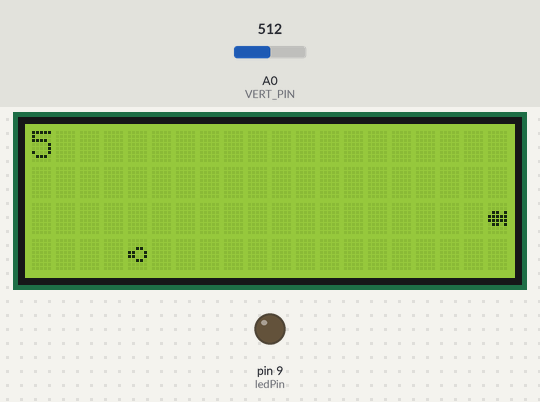
Bench run of a sketch on a simulated Arduino Uno, built with avr-gcc and run on an emulated ATmega328P. Parts: 20×4 character LCD, output pins drawn as LEDs (lit = HIGH). The inputs (shaded band) are chosen by the test bench; at power-on: A0 (VERT_PIN) = 512. Random numbers use the default seed unless the sketch sets one. At 6.1 s the program stops and its outputs stay as they are.

Above: at 3.2 s.
3.3 s: A0 (VERT_PIN) set to 710
At 3.48 s:
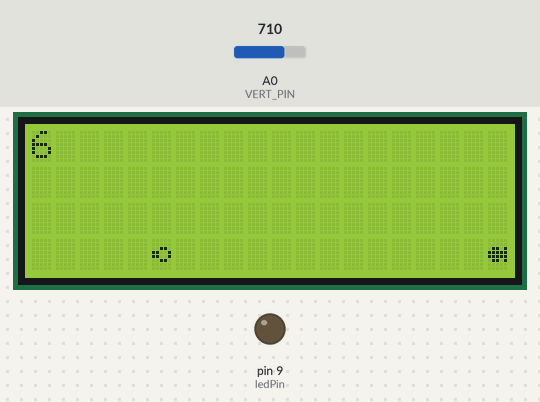
At 6.7 s:
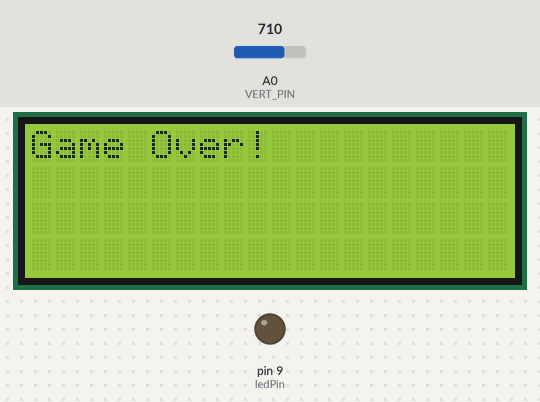
Timing chart, 0 to 7.6 s (numbered marks = the images above; inputs shaded):
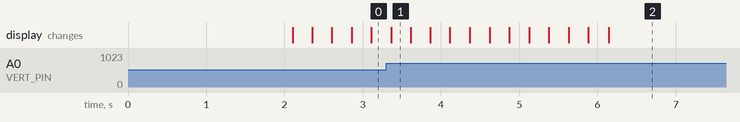

The sketch:

game.ino
```cpp
#include <LiquidCrystal_I2C.h>

#define I2C_ADDR 0x27
#define LCD_COLUMNS 20
#define LCD_LINES 4
LiquidCrystal_I2C lcd(I2C_ADDR, LCD_COLUMNS, LCD_LINES);

#define VERT_PIN A0
#define SEL_PIN 2


const int ledPin = 9;
const int buttonPin = 3;


byte carChar[] = {
  B00000,
  B00000,
  B01101,
  B11111,
  B11111,
  B01101,
  B00000,
  B00000
};

byte boxChar[] = {
  B00000,
  B00000,
  B00110,
  B11001,
  B11001,
  B00110,
  B00000,
  B00000
};


int score = 0;

int carPos = LCD_LINES / 2;
char obstacles[LCD_LINES][LCD_COLUMNS];
char displayBuffer[LCD_LINES][LCD_COLUMNS];

void setup() {
  lcd.init();
  lcd.createChar(0, carChar);
  lcd.createChar(1, boxChar);
  lcd.backlight();

  pinMode(VERT_PIN, INPUT);
  pinMode(SEL_PIN, INPUT_PULLUP);
  pinMode(ledPin, OUTPUT);
  pinMode(buttonPin, INPUT_PULLUP);

  for (int i = 0; i < LCD_LINES; i++) {
    for (int j = 0; j < LCD_COLUMNS; j++) {
      obstacles[i][j] = ' ';
      displayBuffer[i][j] = ' ';
    }
  }

  lcd.setCursor(0, 0);
  lcd.print("Space Race Game!");
  delay(2000);
  lcd.clear();
}


void generateObstacle() {
  int row = random(0, LCD_LINES);
  for (int col = LCD_COLUMNS - 1; col > 0; col--) {
    obstacles[row][col] = obstacles[row][col - 1];
  }
  obstacles[row][0] = random(0, 2) == 0 ? ' ' : 1;
}

void updateObstacles() {
  for (int i = 0; i < LCD_LINES; i++) {
    for (int j = LCD_COLUMNS - 1; j > 0; j--) {
      obstacles[i][j] = obstacles[i][j - 1];
    }
    obstacles[i][0] = ' ';
  }
}

void draw() {
  for (int i = 0; i < LCD_LINES; i++) {
    for (int j = 0; j < LCD_COLUMNS; j++) {
      char currentChar = obstacles[i][j];
      if (i == carPos && j == LCD_COLUMNS - 1) {
        currentChar = 0;
      } else if (currentChar == 1) {
        currentChar = 1;
      } else {
        currentChar = ' ';
      }

      if (displayBuffer[i][j] != currentChar) {
        lcd.setCursor(j, i);
        lcd.write(currentChar);
        displayBuffer[i][j] = currentChar;
      }
    }
  }
}

bool checkCollision() {
  return obstacles[carPos][LCD_COLUMNS - 1] == 1;
}

void loop() {
  static unsigned long lastUpdateTime = 0;
  static unsigned long obstacleTime = 0;
  const unsigned long updateInterval = 250;
  const unsigned long obstacleInterval = 500;

  int vert = analogRead(VERT_PIN);
  static int lastVert = vert;

  if (vert < 300 && lastVert >= 300 && carPos > 0) {
    carPos--;
  } else if (vert > 700 && lastVert <= 700 && carPos < LCD_LINES - 1) {
    carPos++;
  }
  lastVert = vert;

  unsigned long currentTime = millis();
  if (currentTime - lastUpdateTime > updateInterval) {
    lastUpdateTime = currentTime;
    updateObstacles();
    draw();
    if (checkCollision()) {
      lcd.clear();
      lcd.setCursor(0, 0);
      lcd.print("Game Over!");
      while (true);
    }
    score ++;
    lcd.home();
    lcd.print(score);
  }

  if (currentTime - obstacleTime > obstacleInterval) {
    obstacleTime = currentTime;
    generateObstacle();
  }
}
```
